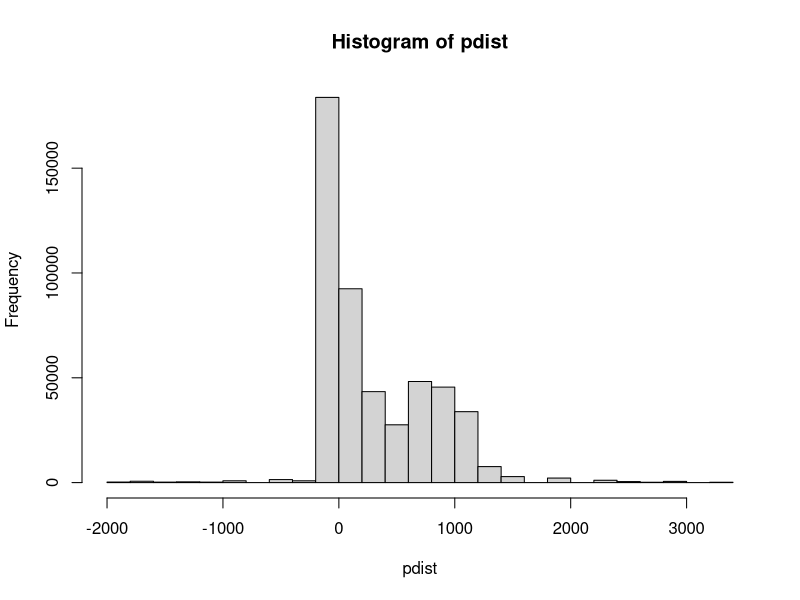
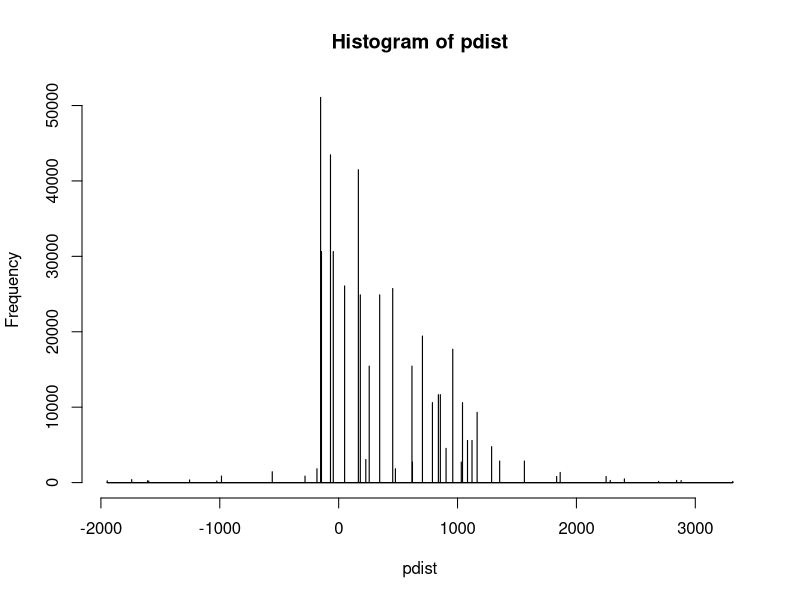
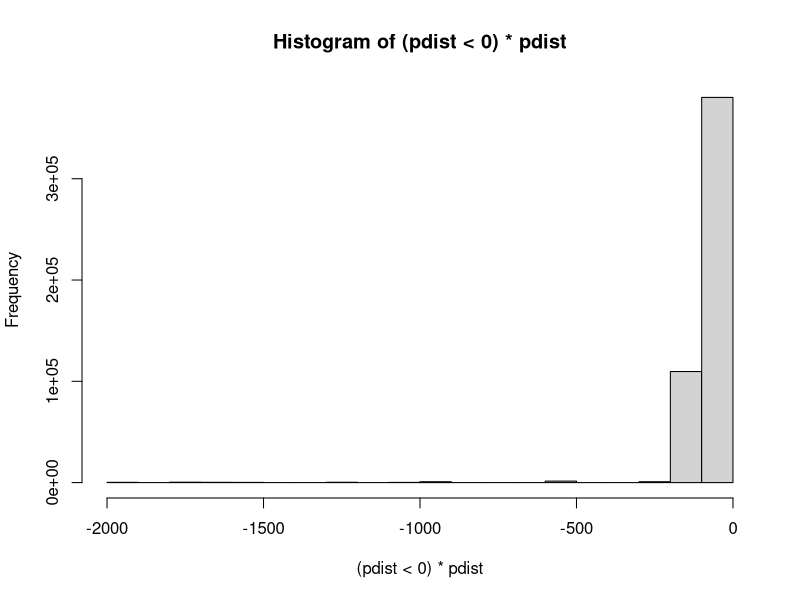
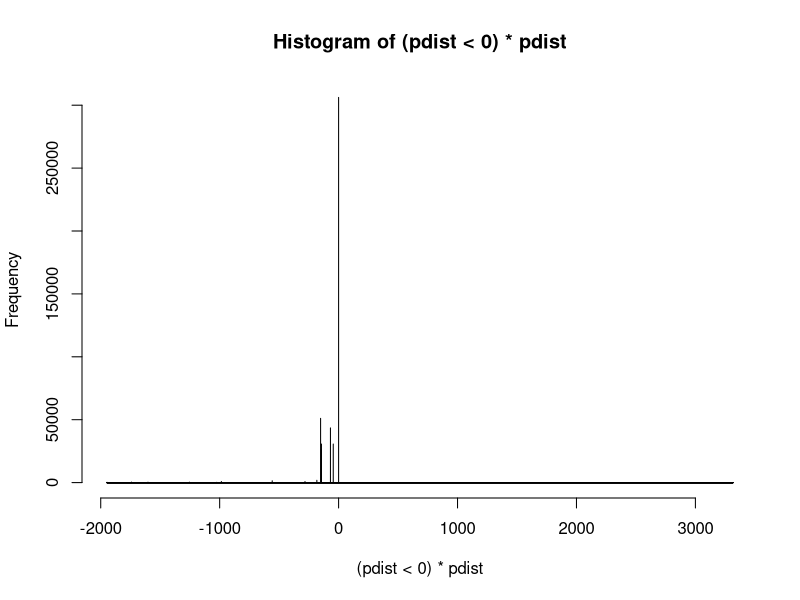

Write the R code that produced these figures, in order. (Note: a time limit stopped this script after it produced the figures.)
library(MASS)
library(KernSmooth)
weight_IV=c(0.2740686,0.4518628,0.2740686)
weight=c(2.215836e-17,9.471649e-18,1.363345e-17,3.247789e-17,2.26364e-09,9.204629e-05,0.001706235,0.001655561,0.006460281,0.01358492,0.02029524,0.04138923,0.0785814,0.1143355,0.1932887,0.22706,0.184363,0.08649667,0.02123787,0.00609838,0.002160037,0.001190403,4.594999e-06,7.70273e-12,0,0,6.611522e-19,0,2.211419e-18)
#No.4 
profit_vector=c(-1869.213,-1862.559,-1860.855,-1865.222,-1852.14,-1786.606,-1598.819,-1227.605,-669.0555,25.76943,748.0794,1184.661,1017.718,437.947,-93.64326,-124.2989,234.8014,809.894,1422.622,2026.239,2591.104,3090.38,3493.194,3737.861,3915.626,4029.653,4105.327,4164.358,4213.498)
profit_vector_vc_plus=c(-1900.259,-1890.318,-1889.619,-1899.958,-1880.616,-1776.8,-1505.883,-1046.723,-445.1457,266.376,957.2441,1204.412,847.2702,239.618,-149.7904,13.65874,442.2614,982.8897,1506.6,2005.326,2474.688,2900.484,3309.1,3576.564,3780.688,3911.836,3996.744,4063.654,4121.026)
profit_vector_vc_minus=c(-1905.234,-1899.172,-1894.752,-1892.463,-1883.64,-1852.734,-1753.239,-1500.923,-1025.254,-350.8299,412.4693,1025.416,1085.535,590.1416,-18.36731,-174.1808,201.7405,910.0021,1680.667,2408.214,3036.206,3535.239,3871.157,4054.62,4177.033,4252.592,4302.211,4339.811,4370.13)

pdist2=profit_vector*weight*weight_IV[2]+
  profit_vector_vc_plus*weight*weight_IV[3]+
  profit_vector_vc_minus*weight*weight_IV[1]

probdist2=weight*weight_IV[2]+
  weight*weight_IV[3]+
  weight*weight_IV[1]

sum(probdist2)
sum(pdist2)
sd(pdist2)

pdist<-c(rep(rep(profit_vector,times=round(weight*100)),times=round(weight_IV*100)[2]),
         rep(rep(profit_vector_vc_plus,times=round(weight*100)),times=round(weight_IV*100)[3]),
         rep(rep(profit_vector_vc_minus,times=round(weight*100)),times=round(weight_IV*100)[1]))
mean(pdist)
sd(pdist)

pdist<-c(rep(rep(profit_vector,times=round(weight*500)),times=round(weight_IV*100)[2]),
         rep(rep(profit_vector_vc_plus,times=round(weight*500)),times=round(weight_IV*100)[3]),
         rep(rep(profit_vector_vc_minus,times=round(weight*500)),times=round(weight_IV*100)[1]))
mean(pdist)
sd(pdist)

pdist<-c(rep(rep(profit_vector,times=round(weight*1000)),times=round(weight_IV*100)[2]),
         rep(rep(profit_vector_vc_plus,times=round(weight*1000)),times=round(weight_IV*100)[3]),
         rep(rep(profit_vector_vc_minus,times=round(weight*1000)),times=round(weight_IV*100)[1]))
mean(pdist)
sd(pdist)

#No.4 
profit_vector=c(-1869.213,-1862.559,-1860.855,-1865.222,-1852.14,-1786.606,-1598.819,-1227.605,-669.0555,25.76943,748.0794,1184.661,1017.718,437.947,-93.64326,-124.2989,234.8014,809.894,1422.622,2026.239,2591.104,3090.38,3493.194,3737.861,3915.626,4029.653,4105.327,4164.358,4213.498)
profit_vector_vc_plus=c(-1900.259,-1890.318,-1889.619,-1899.958,-1880.616,-1776.8,-1505.883,-1046.723,-445.1457,266.376,957.2441,1204.412,847.2702,239.618,-149.7904,13.65874,442.2614,982.8897,1506.6,2005.326,2474.688,2900.484,3309.1,3576.564,3780.688,3911.836,3996.744,4063.654,4121.026)
profit_vector_vc_minus=c(-1905.234,-1899.172,-1894.752,-1892.463,-1883.64,-1852.734,-1753.239,-1500.923,-1025.254,-350.8299,412.4693,1025.416,1085.535,590.1416,-18.36731,-174.1808,201.7405,910.0021,1680.667,2408.214,3036.206,3535.239,3871.157,4054.62,4177.033,4252.592,4302.211,4339.811,4370.13)

#No.3
profit_vector=c(852.0989,856.9443,861.5835,865.8584,870.0113,872.4378,866.281,853.5825,856.3285,928.3567,1089.037,1186.046,966.8534,330.88,-411.272,-443.4971,319.2535,1590.179,2953.399,4305.254,5580.533,6683.581,7552.303,8075.589,8460.441,8713.101,8885.56,9020.414,9130.536)
profit_vector_vc_plus=c(820.8675,827.0066,832.0263,835.3986,837.2717,834.4825,814.9027,782.5259,777.1326,882.0707,1070.708,1102.691,773.1784,88.29296,-497.6255,-228.7325,641.846,1833.644,3007.702,4145.702,5239.185,6199.926,7087.207,7661.136,8102.865,8395.471,8594.723,8754.24,8887.846)
profit_vector_vc_minus=c(815.4497,820.8137,826.2145,831.6564,837.3157,842.7851,845.789,847.2175,855.7242,897.6032,1010.198,1136.376,1036.888,542.5892,-177.4695,-323.6344,513.4487,2047.604,3712.372,5285.48,6646.968,7713.741,8424.009,8811.21,9072.189,9235.01,9342.806,9423.995,9488.498)

#No.16
profit_vector=c(-2178.098,-2171.147,-2168.707,-2172.442,-2164.839,-2110.597,-1915.537,-1461.957,-712.8025,148.6569,816.1829,1106.508,1022.615,560.366,-170.44,-407.2971,146.2769,1332.336,2679.961,4057.917,5377.105,6510.954,7400.86,7947.354,8352.335,8620.405,8803.575,8945.332,9060.067)

profit_vector_vc_plus=c(-2215.664,-2206.427,-2206.091,-2217.606,-2210.968,-2130.85,-1852.181,-1263.389,-410.8406,409.018,936.2544,1076.751,858.5934,307.2871,-349.2524,-326.9905,359.9419,1499.382,2675.511,3851.023,4995.752,5981.398,6884.112,7488.226,7957.576,8271.473,8485.161,8653.362,8792.212)

profit_vector_vc_minus=c(-2210.703,-2204.392,-2199.504,-2196.669,-2189.331,-2161.877,-2058.679,-1770.219,-1187.598,-360.9243,416.911,872.5284,979.0205,738.3629,159.4809,-99.54255,525.1931,1944.079,3569.548,5147.474,6532.86,7618.333,8341.248,8739.849,9009.914,9179.258,9291.401,9375.354,9441.703)

### NO.2
#2 No.8
profit_vector=c(48.06614,53.03556,57.90432,62.5797,67.04528,71.52348,71.91779,63.00788,55.91676,84.46057,219.2764,447.3793,558.8021,346.4181,-85.2721,-229.2596,126.3687,912.8927,1824.117,2752.644,3646.588,4428.454,5039.466,5441.825,5739.243,5925.307,6050.21,6148.579,6229.417)
profit_vector_vc_plus=c(14.86659,21.89576,28.23953,33.562,37.632,40.6176,35.09297,12.17072,-8.184181,33.27833,228.658,480.1399,519.7138,235.0217,-149.6173,-113.1921,345.247,1110.153,1906.951,2688.629,3447.863,4116.892,4719.302,5158.92,5500.57,5713.405,5854.82,5969.25,6066.032)
profit_vector_vc_minus=c(11.94181,17.28801,22.67234,28.1006,33.62595,39.42299,44.18955,46.15591,49.52639,68.36256,144.4837,317.6712,472.5197,364.5814,-7.461142,-185.7538,213.1554,1168.543,2293.651,3394.775,4372.184,5150.068,5669.406,5971.34,6174.642,6296.966,6377.233,6437.981,6486.378)

#2 No.11
profit_vector=c(-2135.258,-2129.226,-2130.214,-2132.78,-2109.452,-2005.093,-1741.32,-1254.631,-558.2268,227.9626,903.4017,1165.102,959.7224,454.7455,-68.5466,-151.3647,166.2923,705.1461,1286.31,1863.769,2403.753,2881.08,3272.979,3501.673,3668.578,3777.528,3849.793,3906.554,3954.187)
profit_vector_vc_plus=c(-2168.858,-2160.242,-2164.493,-2171.956,-2135.844,-1973.63,-1607.393,-1024.306,-282.5237,477.2359,1031.863,1121.267,788.3711,257.0053,-145.8753,-44.95247,344.8246,855.1852,1353.89,1834.067,2285.071,2691.838,3095.369,3346.691,3537.872,3662.72,3743.21,3807.352,3863.132)
profit_vector_vc_minus=c(-2170.518,-2164.619,-2161.119,-2158.123,-2145.18,-2095.773,-1946.883,-1597.02,-985.7151,-182.8184,620.9885,1083.717,1042.018,616.8428,49.82725,-144.2245,182.275,839.0815,1562.595,2249.869,2843.277,3315.777,3636.732,3807.382,3922.415,3994.56,4042.016,4078.193,4107.552)

pdist<-c(rep(rep(profit_vector,times=round(weight*5000)),times=round(weight_IV*100)[2]),
         rep(rep(profit_vector_vc_plus,times=round(weight*5000)),times=round(weight_IV*100)[3]),
         rep(rep(profit_vector_vc_minus,times=round(weight*5000)),times=round(weight_IV*100)[1]))
mean(pdist)
mean(pdist[pdist<0])
mean((pdist<0)*pdist)
mean((pdist>=0)*pdist)
sd(pdist)
sd(pdist[pdist<0])
sd((pdist<0)*pdist)
sd((pdist>=0)*pdist)
length(pdist[pdist<0])/length(pdist)

hist(pdist)
h <- dpih(pdist)
bins <- seq(min(pdist)-3*h/2, max(pdist)+3*h/2, by=h)
hist(pdist, breaks=bins)

hist((pdist<0)*pdist)
h <- dpih((pdist<0)*pdist)
bins <- seq(min((pdist<0)*pdist)-3*h/2, max(pdist)+3*h/2, by=h)
hist((pdist<0)*pdist, breaks=bins)

pdist<-c(rep(rep(profit_vector,times=round(weight*50000)),times=round(weight_IV*100)[2]),
         rep(rep(profit_vector_vc_plus,times=round(weight*500000)),times=round(weight_IV*100)[3]),
         rep(rep(profit_vector_vc_minus,times=round(weight*5000)),times=round(weight_IV*100)[1]))
mean(pdist)
sd(pdist)

start_t<-proc.time()  
for(i in 1:1000){
  pdist<-c(rep(rep(profit_vector,times=round(weight*500)),times=round(weight_IV*100)[2]),
           rep(rep(profit_vector_vc_plus,times=round(weight*500)),times=round(weight_IV*100)[3]),
           rep(rep(profit_vector_vc_minus,times=round(weight*500)),times=round(weight_IV*100)[1]))
  mean(pdist)
  sd(pdist)
}
cat(" time: ",(proc.time()-start_t)[3])


start_t<-proc.time()  
for(i in 1:1000){
  pdist<-c(rep(rep(profit_vector,times=round(weight*1000)),times=round(weight_IV*100)[2]),
           rep(rep(profit_vector_vc_plus,times=round(weight*1000)),times=round(weight_IV*100)[3]),
           rep(rep(profit_vector_vc_minus,times=round(weight*1000)),times=round(weight_IV*100)[1]))
  mean(pdist)
  sd(pdist)
}
cat(" time: ",(proc.time()-start_t)[3])

start_t<-proc.time()  
for(i in 1:1000){
  pdist<-c(rep(rep(profit_vector,times=round(weight*5000)),times=round(weight_IV*100)[2]),
           rep(rep(profit_vector_vc_plus,times=round(weight*5000)),times=round(weight_IV*100)[3]),
           rep(rep(profit_vector_vc_minus,times=round(weight*5000)),times=round(weight_IV*100)[1]))
  mean(pdist)
  sd(pdist)
}
cat(" time: ",(proc.time()-start_t)[3])

start_t<-proc.time()  
for(i in 1:1000){
  pdist<-c(rep(rep(profit_vector,times=round(weight*50000)),times=round(weight_IV*100)[2]),
           rep(rep(profit_vector_vc_plus,times=round(weight*50000)),times=round(weight_IV*100)[3]),
           rep(rep(profit_vector_vc_minus,times=round(weight*50000)),times=round(weight_IV*100)[1]))
  mean(pdist)
  sd(pdist)
}
cat(" time: ",(proc.time()-start_t)[3])
